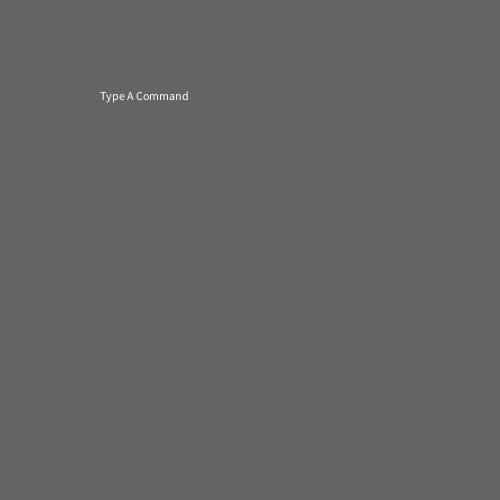
Frame 1 (no input)
Frame 60 (the mouse pressed at the canvas centre just before this capture): identical to frame 1, image omitted
Frame 120 (the mouse held since frame 60 and released just before this capture): identical to frame 1, image omitted

The Processing sketch that drew this single still picture (run headless with seeded random() and noise(); from frame 60 on, the mouse is pressed at the canvas centre):

// Processing sketch: Line_Drawing_Thing
// ── Line_Drawing_Thing.pde
FloatList grid;
int[] cube = {-1,0,1,-1,1,0,-1,1,0,1,1,-1,0,-1,-1,1,0,1,-1,0,0,-1,1,0};
Float mult = sqrt(1.0/5.0);
String[] command = {"",""};
int[] move = {-1,-1};
float[] movereal = {0,0};
int num = 0;
boolean[] minus = {false,false};
boolean PUP = true;
boolean cbe = false;
void drawgrid(){
  stroke(255);
  strokeWeight(2);
  for(int i = 0; i < (grid.size()-2)/3; i++){
    if(grid.get((3*i)+2) == 1){
    line(grid.get(3*i)*20,grid.get((3*i)+1)*20,grid.get((3*i)+3)*20,grid.get((3*i)+4)*20);
    }
  }
}
void setup(){
  size(500,500);
  grid = new FloatList();
  grid.append(12);
  grid.append(12);
}
void draw(){
  background(100,100,100);
  text("Type A Command",100,100);
  text(command[0]+" "+command[1],200,200);
  if(command[0] == "Cube" && num > 0){
    text(num,264,200);
  }
  if(command[0] == "M" && move[1] >= 0){
    if(minus[0] == false){
    if(minus[1] == false){
    text(move[0]+" "+move[1],216,200);
    }
    else{
      text(move[0]+" -"+move[1],216,200);
    }
    }
    else{
      if(minus[1] == false){
    text("-"+move[0]+" "+move[1],216,200);
    }
    else{
      text("-"+move[0]+" -"+move[1],216,200);
    }
    }
  }
  else if(move[0] >= 0){
    if(minus[0] == false){
    text(move[0],216,200);
    }
    else{
      text("-"+move[0],216,200);
    }
  }
  drawgrid();
}
void keyPressed(){
  if(key == 'p'){
    command[0] = "P";
  }
  if(key == 'm'){
    command[0] = "M";
  }
  if(key == 'u' && command[0] == "P"){
    command[1] = "Up";
  }
  if(key == 'd' && command[0] == "P"){
    command[1] = "Down";
  }
  if(command[0] == "M" && key == '-'){
    if(move[0] == -1){
      minus[0] = true;
    }
    else if(move[1] == -1){
      minus[1] = true;
    }
  }
  if(key <= 57 && key >= 48 && cbe == true){
    num*=10;
      num+=key-48;
  }
  if(key == 'e' && cbe == true){
    cbe = false;
    if(grid.size() < 3){
      grid.append(1);
    }
    for(int i = 0; i < cube.length/2; i++){
    move[0] = cube[2*i]*num;
    move[1] = cube[2*i+1]*num;
    movereal[0] = mult*move[1]+move[0];
    movereal[1] = -2*mult*move[1];
    grid.append(movereal[0]+grid.get(grid.size()-3));
    grid.append(movereal[1]+grid.get(grid.size()-3));
    grid.append(grid.get(grid.size()-3));
    }
    command[0] = "";
    command[1] = "";
    move[0] = -1;
    move[1] = -1;
  }
  if(key <= 57 && key >= 48 && command[0] == "M"){
    if(move[1] == -1){
      num*=10;
      num+=key-48;
    }
  }
  if(key == 'e' && command[0] == "M"){
    if(move[0] == -1){
      move[0] = num;
    }
    else if(move[1] == -1){
      move[1] = num;
    }
    else{
      command[0] = "";
      num = 0;
      if(minus[0] == true){
        move[0] = -move[0];
      }
      if(minus[1] == true){
        move[1] = -move[1];
      }
      minus[0] = false;
      minus[1] = false;
      if(grid.size() % 3 == 0){
        movereal[0] = mult*move[1]+move[0];
        movereal[1] = mult*-2*move[1];
        grid.append(movereal[0]+grid.get(grid.size()-3));
        grid.append(movereal[1]+grid.get(grid.size()-3));
        move[0] = -1;
        move[1] = -1;
      }
      else{
        movereal[0] = mult*move[1]+move[0];
        movereal[1] = -2*mult*move[1];
        if(grid.size() >= 3){
        grid.append(grid.get(grid.size()-3));
        }
        else{
          grid.append(1);
        }
        grid.append(movereal[0]+grid.get(grid.size()-3));
        grid.append(movereal[1]+grid.get(grid.size()-3));
        move[0] = -1;
        move[1] = -1;
      }
    }
    num = 0;
  }
  if(key == 'c'){
    command[0] = "Cube";
    cbe = true;
    num = 0;
  }
    
  
  if(key == 'e' && command[0] == "P"){
    if(command[1] == "Up"){
      grid.append(0);
      command[0] = "";
      command[1] = "";
    }
    if(command[1] == "Down"){
      grid.append(1);
      command[0] = "";
      command[1] = "";
    }
  }
}
